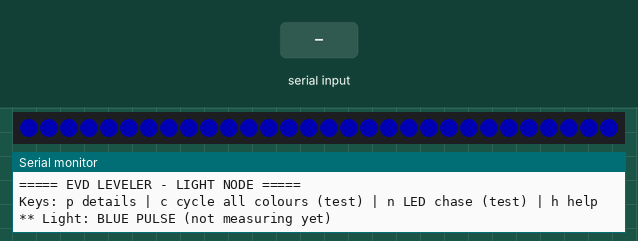
Recording of a sketch running on a simulated ESP32. Shown: 30 RGB LEDs in strip order, left to right, the last lines printed to the serial monitor. The inputs (shaded band) are chosen by the test bench. Dim RGB values are drawn brighter than linear; WiFi joins after 1.5 s; servers stay silent unless stated.

Above: at 1.5 s.
1.6 s: "c" received over Serial
At 2.5 s:
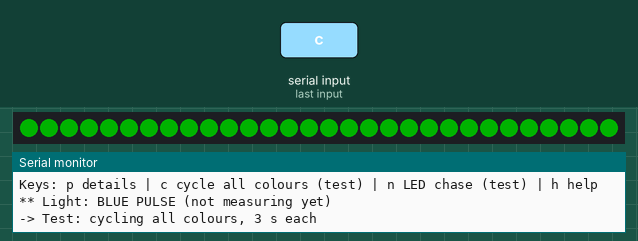
3.1 s: "n" received over Serial
At 3.33 s:
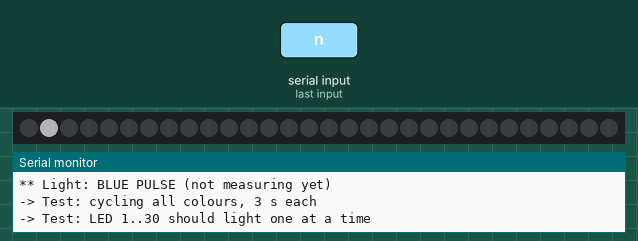

The sketch:

evd_light_node.ino
```cpp
// =============================================================================
// EVD Leveler — LIGHT NODE (status light)
// -----------------------------------------------------------------------------
// ESP32 + WS2812/NeoPixel strip. Joins the pole node's WiFi and listens for the
// status packet the pole node broadcasts 4 times a second. The pole node picks
// the colour (EvdStatusPacket.lightColor); this node only displays it.
//   solid green    aligned
//   solid red      misaligned
//   solid yellow   realigning (pole moving / checking the result of a move)
//   blue pulse     not measuring yet (no tare, tare waiting, starting up)
//   flashing red   check system (fault, lost sensor or link)
// If status packets stop arriving, the light shows flashing red, so a dead or
// out-of-range pole node can never leave a stale green on.
//
// Wiring (same as the bench test):
//   ESP32 GPIO18 -> 74AHCT125 (1A -> 1Y) -> 330 ohm -> strip DIN
//   5 V adapter feeds strip, ESP32 5V/VIN and 74AHCT125 VCC; all grounds common
//   1000 uF across the strip's +5V/GND at the strip end
//
// Libraries: "Adafruit NeoPixel". Board: any ESP32 (esp32 core 3.x).
// evd_protocol.h must be IDENTICAL to the copies in the pole and tragus folders.
//
// Serial (115200): p details | c cycle all colours (test) | n LED chase (test) | h help
// =============================================================================
#include <Arduino.h>
#include <WiFi.h>
#include <WiFiUdp.h>
#include <Adafruit_NeoPixel.h>
#include "evd_protocol.h"

// ============================ CONFIGURATION ==================================
static const int      STRIP_PIN  = 18;
static const uint16_t NUM_PIXELS = 30;
static const uint8_t  BRIGHTNESS = 60;
static const uint32_t FRAME_MS   = 20;
static const uint32_t STATUS_TIMEOUT_MS = 2000;  // no status this long -> flashing red
static const uint32_t WIFI_RETRY_MS     = 10000;
// =============================================================================

Adafruit_NeoPixel strip(NUM_PIXELS, STRIP_PIN, NEO_GRB + NEO_KHZ800);
WiFiUDP udp;

EvdStatusPacket status;
bool     haveStatus = false;
uint32_t lastStatusMs = 0, lastWifiAttemptMs = 0, lastFrameMs = 0;
uint8_t  shownColor = 0xFF;            // for printing changes

enum TestMode : uint8_t { TEST_NONE, TEST_CYCLE, TEST_CHASE };
TestMode testMode = TEST_NONE;
uint32_t testStartMs = 0;

// ------------- Display: identical to the bench test -------------------------
void fill(uint8_t r, uint8_t g, uint8_t b) {
  strip.fill(strip.Color(r, g, b));
  strip.show();
}

void showColor(uint8_t c, uint32_t now) {
  switch (c) {
    case LC_GREEN:  fill(0, 255, 0);   break;
    case LC_RED:    fill(255, 0, 0);   break;
    case LC_YELLOW: fill(255, 150, 0); break;
    case LC_ATTENTION:
      if ((now / 250) % 2) fill(255, 0, 0); else fill(0, 0, 0);
      break;
    case LC_NOT_READY:
    default: {
      float ph = (now % 3000) / 3000.0f;
      float k = 0.15f + 0.85f * (0.5f - 0.5f * cosf(2.0f * PI * ph));
      fill(0, 0, (uint8_t)(255 * k));
      break;
    }
  }
}

const char* colorName(uint8_t c) {
  switch (c) {
    case LC_GREEN:     return "GREEN (aligned)";
    case LC_RED:       return "RED (misaligned)";
    case LC_YELLOW:    return "YELLOW (realigning)";
    case LC_ATTENTION: return "FLASHING RED (check system)";
    default:           return "BLUE PULSE (not measuring yet)";
  }
}

// ------------------------------- Network -------------------------------------
void maintainWifi(uint32_t now) {
  if (WiFi.status() == WL_CONNECTED) return;
  if (lastWifiAttemptMs != 0 && now - lastWifiAttemptMs < WIFI_RETRY_MS) return;
  lastWifiAttemptMs = now;
  WiFi.disconnect();
  WiFi.begin(EVD_WIFI_SSID, EVD_WIFI_PASS);
}

void receiveStatus(uint32_t now) {
  int n;
  while ((n = udp.parsePacket()) > 0) {
    // Discard junk: an unread packet blocks parsePacket() forever.
    if (n != (int)sizeof(EvdStatusPacket)) { udp.clear(); continue; }
    EvdStatusPacket p;
    udp.read((uint8_t*)&p, sizeof(p));
    if (p.magic != EVD_MAGIC || p.version != EVD_PROTO_VERSION) continue;
    status = p;
    haveStatus = true;
    lastStatusMs = now;
  }
}

// What the light should show right now.
uint8_t wantedColor(uint32_t now) {
  if (!haveStatus) return LC_NOT_READY;                      // starting up
  if (now - lastStatusMs > STATUS_TIMEOUT_MS) return LC_ATTENTION; // pole went silent
  return status.lightColor <= LC_ATTENTION ? status.lightColor : (uint8_t)LC_ATTENTION;
}

// --------------------------------- UI ----------------------------------------
void printHelp() {
  Serial.println("Keys: p details | c cycle all colours (test) | n LED chase (test) | h help");
}

void printDetail(uint32_t now) {
  Serial.println("---- LIGHT NODE STATUS ----");
  Serial.printf("WiFi %s  IP %s  RSSI %d dBm\n",
                WiFi.status() == WL_CONNECTED ? "connected" : "searching",
                WiFi.localIP().toString().c_str(), WiFi.RSSI());
  if (haveStatus) {
    Serial.printf("Last status %lu ms ago: state %s, error %+.1f cm, auto %s\n",
                  (unsigned long)(now - lastStatusMs), evdStateName(status.state),
                  status.heightErrorCm, status.autoOn ? "ON" : "OFF");
  } else {
    Serial.println("No status received from the pole node yet");
  }
  Serial.printf("Showing: %s\n", colorName(wantedColor(now)));
  Serial.println("---------------------------");
}

void handleSerial(uint32_t now) {
  while (Serial.available()) {
    switch (Serial.read()) {
      case 'p': printDetail(now); break;
      case 'c': testMode = TEST_CYCLE; testStartMs = now;
                Serial.println("-> Test: cycling all colours, 3 s each"); break;
      case 'n': testMode = TEST_CHASE; testStartMs = now;
                Serial.printf("-> Test: LED 1..%u should light one at a time\n", NUM_PIXELS); break;
      case 'h': case '?': printHelp(); break;
      default: break;   // ignore newlines etc.
    }
  }
}

// Returns true while a test pattern is running (it owns the strip).
bool runTest(uint32_t now) {
  if (testMode == TEST_CYCLE) {
    static const uint8_t seq[] = {LC_GREEN, LC_RED, LC_YELLOW, LC_NOT_READY, LC_ATTENTION};
    uint32_t step = (now - testStartMs) / 3000;
    if (step >= sizeof(seq)) { testMode = TEST_NONE; shownColor = 0xFF;
                               Serial.println("   Test done - back to live status"); return false; }
    showColor(seq[step], now);
    return true;
  }
  if (testMode == TEST_CHASE) {
    uint32_t i = (now - testStartMs) / 150;
    if (i >= NUM_PIXELS) { testMode = TEST_NONE; shownColor = 0xFF;
                           Serial.println("   Chase done - back to live status"); return false; }
    strip.clear();
    strip.setPixelColor(i, strip.Color(255, 255, 255));
    strip.show();
    return true;
  }
  return false;
}

// --------------------------------- Main --------------------------------------
void setup() {
  Serial.begin(115200);
  delay(300);
  Serial.println("\n===== EVD LEVELER - LIGHT NODE =====");
  strip.begin();
  strip.setBrightness(BRIGHTNESS);
  strip.clear();
  strip.show();

  WiFi.mode(WIFI_STA);
  WiFi.setSleep(false);          // don't miss broadcast status packets
  WiFi.setAutoReconnect(true);
  udp.begin(EVD_UDP_PORT_STATUS);
  printHelp();
}

void loop() {
  uint32_t now = millis();
  handleSerial(now);
  maintainWifi(now);
  receiveStatus(now);

  if (now - lastFrameMs < FRAME_MS) return;
  lastFrameMs = now;
  if (runTest(now)) return;

  uint8_t c = wantedColor(now);
  if (c != shownColor) {
    shownColor = c;
    Serial.printf("** Light: %s\n", colorName(c));
  }
  showColor(c, now);
}
```

evd_protocol.h
```cpp
// evd_protocol.h — shared message format for the EVD leveler.
// This file must be IDENTICAL in evd_tragus_node/, evd_pole_node/ and evd_light_node/.
// If you change anything here, copy it to all three folders and bump EVD_PROTO_VERSION.
#pragma once
#include <stdint.h>

// ---------------- System layout ----------------
//   TRAGUS node : ESP32 + BMP581 taped at the patient's tragus. Streams raw
//                 pressure/temperature samples. No math, no motor.
//   POLE node   : ESP32 + BMP581 at the EVD zero point + TB6600/NEMA 17 lead
//                 screw. Hosts the WiFi network, computes the misalignment,
//                 and moves the IV pole.
//   LIGHT node  : ESP32 + LED strip. Shows the colour the pole node picks.
//                 Listens only; sends nothing.

// ---------------- Network ----------------
// The pole ESP32 creates its own private WiFi network (SoftAP); the tragus
// and light ESP32s join it. No hospital/campus WiFi is needed.
// The pole BROADCASTS its status packet to EVD_UDP_PORT_STATUS, so every
// node on the network receives it without the pole knowing their addresses.
#define EVD_WIFI_SSID      "EVD-LEVELER-01"   // make unique per device pair
#define EVD_WIFI_PASS      "change-me-1234"   // WPA2, must be >= 8 characters
#define EVD_WIFI_CHANNEL   6
#define EVD_POLE_IP_OCTETS 192, 168, 4, 1     // SoftAP default address
#define EVD_UDP_PORT_POLE   4210              // pole node listens here
#define EVD_UDP_PORT_TRAGUS 4211              // tragus and light nodes listen here (status)
#define EVD_UDP_PORT_STATUS EVD_UDP_PORT_TRAGUS
#define EVD_MAX_CLIENTS    2                  // tragus + light

#define EVD_MAGIC          0x21445645UL       // "EVD!" little-endian
#define EVD_PROTO_VERSION  2

// ---------------- Tragus -> Pole (one packet per sensor sample) ----------------
enum EvdTragusFlags : uint8_t {
  TF_SENSOR_OK = 1 << 0,   // pressure/temperature fields hold a fresh, good read
};

struct __attribute__((packed)) EvdTragusPacket {
  uint32_t magic;
  uint8_t  version;
  uint8_t  flags;          // EvdTragusFlags
  uint16_t sampleHzX10;    // tragus sensor output rate * 10 (e.g. 50 = 5 Hz)
  uint32_t seq;            // increments every packet
  float    pressurePa;
  float    temperatureC;
};

// ---------------- Measurement flags (computed on the pole node) ----------------
// Sign convention (used everywhere):
//   heightErrorCm = height(EVD zero point) - height(tragus)
//   > 0  : EVD zero is ABOVE the tragus  -> pole must move DOWN
//   < 0  : EVD zero is BELOW the tragus  -> pole must move UP
enum EvdMeasFlags : uint16_t {
  MF_VALID        = 1 << 0,  // reading is trustworthy enough to act on
  MF_CALIBRATED   = 1 << 1,  // a tare (zero) has been done this power cycle
  MF_TEMP_STABLE  = 1 << 2,  // both sensor temperatures are steady
  MF_SENSOR_FAULT = 1 << 3,  // EVD (pole) BMP581 missing / read failures
  MF_IMPLAUSIBLE  = 1 << 4,  // error larger than physically plausible
  MF_NOISY        = 1 << 5,  // too much variation in the averaging window
  MF_TEMP_DRIFT   = 1 << 6,  // temperature moved too far from tare conditions
  MF_WARMING_UP   = 1 << 7,  // averaging window not yet full
  MF_TRAGUS_FAULT = 1 << 8,  // tragus node reports its BMP581 is failing
  MF_TRAGUS_LINK  = 1 << 9,  // no recent packets from the tragus node
};

// ---------------- Pole -> Tragus (status, for display) ----------------
enum EvdActuatorState : uint8_t {
  AS_AUTO_OFF = 0,   // automatic correction disabled (manual jog allowed)
  AS_IDLE,           // auto on, aligned (or waiting for valid data)
  AS_WAIT_PERSIST,   // misaligned, waiting to confirm it is not transient
  AS_MOVING,
  AS_SETTLING,       // move done, waiting for fresh averaged readings
  AS_FAULT,          // latched; needs a person to clear it
};

enum EvdActuatorFault : uint16_t {
  AF_NONE          = 0,
  AF_LINK_LOST     = 1 << 0,  // tragus link down; auto-clears when packets return
  AF_ESTOP         = 1 << 1,
  AF_LIMIT_TOP     = 1 << 2,
  AF_LIMIT_BOTTOM  = 1 << 3,
  AF_SOFT_LIMIT    = 1 << 4,  // correction would exceed allowed travel
  AF_NO_CONVERGE   = 1 << 5,  // still misaligned after max iterations
  AF_CYCLE_LIMIT   = 1 << 6,  // single correction cycle tried to move too far
};

// Colour the status light should show. Chosen by the pole node so every
// threshold lives in one place (see lightColorNow() in evd_pole_node.ino).
enum EvdLightColor : uint8_t {
  LC_NOT_READY = 0,  // slow blue pulse : not measuring yet (no tare, tare waiting, starting up)
  LC_GREEN     = 1,  // solid green     : aligned (within TRIGGER_CM)
  LC_RED       = 2,  // solid red       : misaligned
  LC_YELLOW    = 3,  // solid yellow    : pole is moving / checking the result of a move
  LC_ATTENTION = 4,  // flashing red    : fault or lost sensor/link - a person must look
};

struct __attribute__((packed)) EvdStatusPacket {
  uint32_t magic;
  uint8_t  version;
  uint8_t  state;          // EvdActuatorState
  uint16_t faults;         // EvdActuatorFault bits
  uint32_t seq;
  uint32_t lastTragusSeq;  // last tragus packet the pole node accepted
  uint16_t measFlags;      // EvdMeasFlags
  uint8_t  autoOn;
  uint8_t  lightColor;     // EvdLightColor (was an unused, always-0 byte; 0 = NOT_READY)
  float    heightErrorCm;  // filtered, see sign convention above
  float    noiseCm;        // 1-sigma uncertainty of the averaged error
  float    positionMm;     // + = up, relative to power-on (or 'z' command)
  float    targetMm;
};

inline const char* evdStateName(uint8_t s) {
  switch (s) {
    case AS_AUTO_OFF:     return "AUTO_OFF";
    case AS_IDLE:         return "IDLE";
    case AS_WAIT_PERSIST: return "WAIT";
    case AS_MOVING:       return "MOVING";
    case AS_SETTLING:     return "SETTLING";
    case AS_FAULT:        return "FAULT";
    default:              return "?";
  }
}
```

Measured:
- after the input at 1.6 s, the LEDs: change at once (image 1)
- after the input at 3.1 s, the LEDs: first change at once (image 2 shows a later state)
